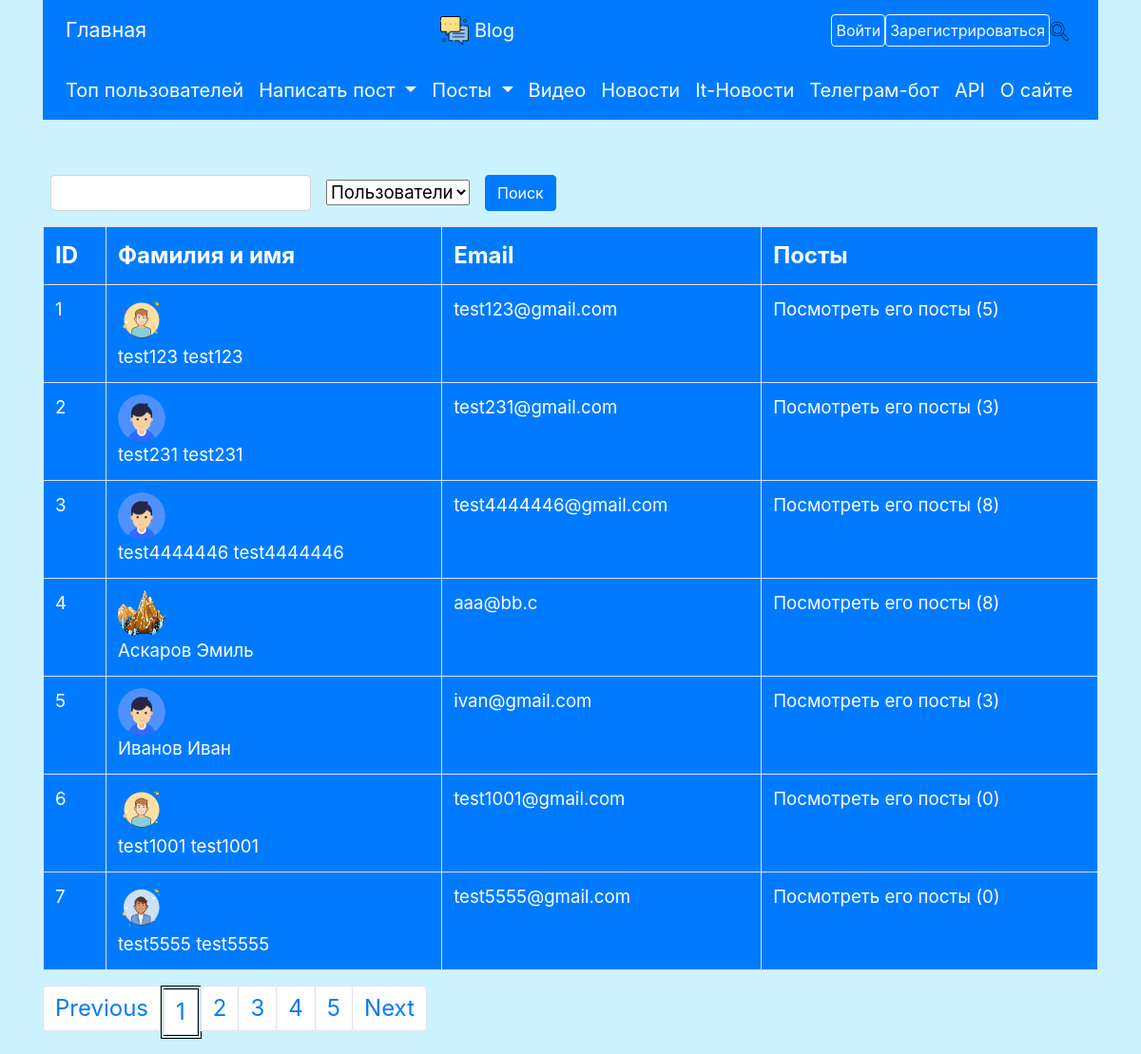
Before: /search with the older database file.
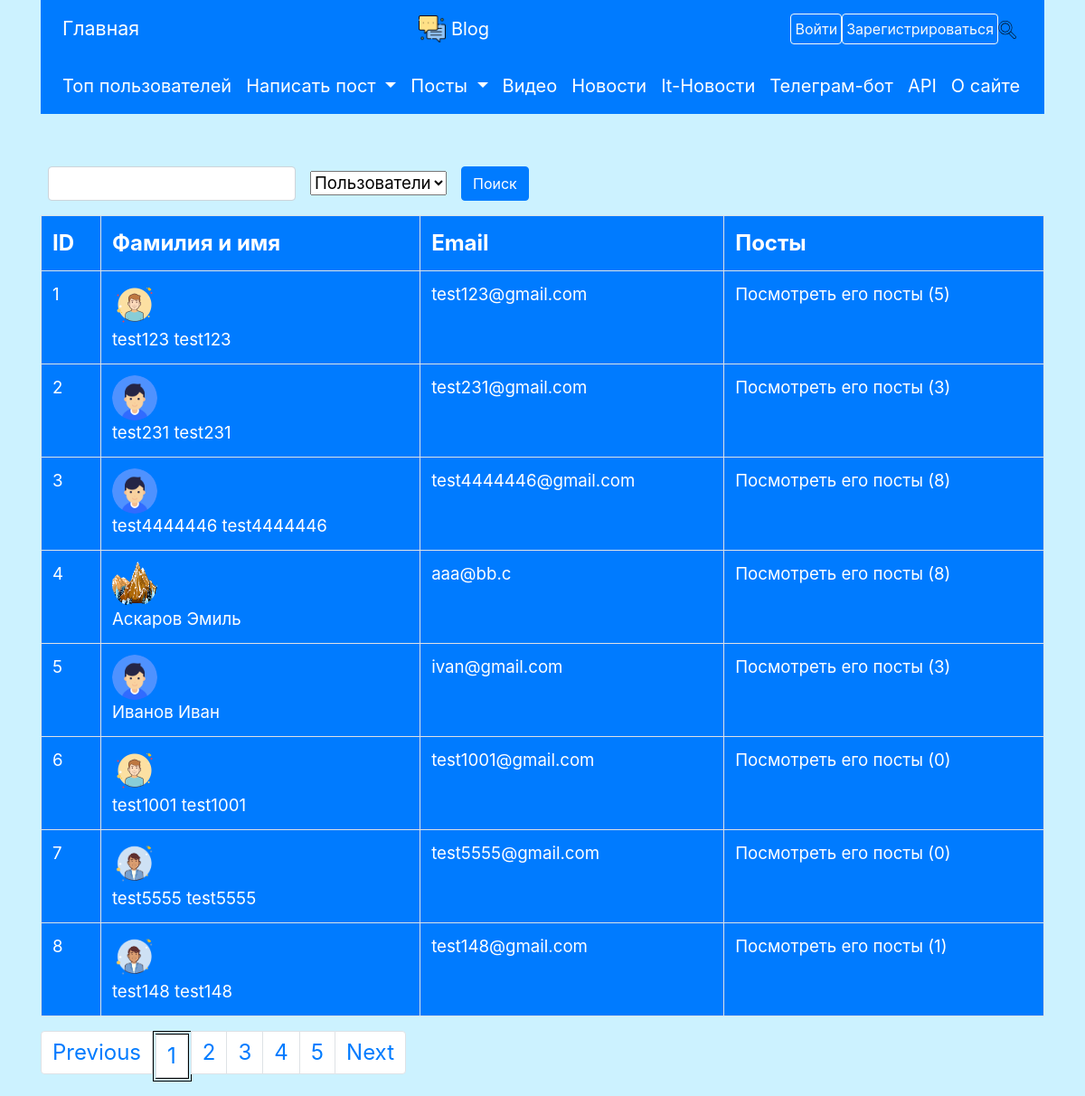
After: the same page with the newer database file.
### data/users.py (models this page shows, shortened)
class User(SqlAlchemyBase, UserMixin, SerializerMixin):
    __tablename__ = 'users'
    id = sqlalchemy.Column(sqlalchemy.Integer,
                           primary_key=True, autoincrement=True)
    surname = sqlalchemy.Column(sqlalchemy.String, nullable=True)
    name = sqlalchemy.Column(sqlalchemy.String, nullable=True)
    about = sqlalchemy.Column(sqlalchemy.String, nullable=True)
    email = sqlalchemy.Column(sqlalchemy.String,
                              index=True, unique=True, nullable=True)
    hashed_password = sqlalchemy.Column(sqlalchemy.String, nullable=True)
    icon = sqlalchemy.Column(sqlalchemy.String, default='default_user.png')
    posts = orm.relation("Post", back_populates='author')
    followed = orm.relationship('User',
                                secondary=followers,
                                primaryjoin=(followers.c.follower_id == id),
                                secondaryjoin=(followers.c.followed_id == id),
                                backref=orm.backref('followers',
                                                    lazy='dynamic'),
                                lazy='dynamic')
    subscribed = orm.relationship('User',
                                  secondary=subscribers,
                                  primaryjoin=(
                                          subscribers.c.subscriber_id == id),
                                  secondaryjoin=(
                                          subscribers.c.subscribed_id == id),
                                  backref=orm.backref('subscribers',
                                                      lazy='dynamic'),
                                  lazy='dynamic')
    liked_posts = orm.relation('Post', secondary='liked')
    kol_likes = None  # суммарное кол-во лайков за все его посты

### main.py (the view)
@app.route('/search', methods=['GET', 'POST'])
def search():
    db_sess = db_session.create_session()
    if request.method == 'GET':
        line = request.args.get('query', '')
        kind = request.args.get('kind', 'users')
        page = request.args.get('page', '1')
        max_results, num_of_btns = 10, 5
        if not page.isdigit() or kind not in ['videos', 'users', 'posts']:
            abort(404)
        page = int(page)
        range_of_pages = range(page - (page - 1) % num_of_btns,
                               page + num_of_btns - (page - 1) % num_of_btns)
        prev_url = url_for('search', query=line, kind=kind,
                           page=max(page - 1, 1))
        next_url = url_for('search', query=line, kind=kind, page=page + 1)
        params = {'last_query': line, 'kind': kind, 'prev_url': prev_url,
                  'next_url': next_url, 'pages': range_of_pages, 'page': page}
        if kind == 'users':
            users = db_sess.query(User).filter((User.name.like(f'%{line}%')) |
                                               (User.surname.like(
                                                   f'%{line}%'))).all()
            users = users[(page - 1) * max_results:page * max_results]
            return render_template('search_users.html', users=users,
                                   title='Поиск пользователя: ' + line,
                                   **params)
        elif kind == 'posts':
            posts = db_sess.query(Post).filter(
                Post.title.like(f'%{line}%')).all()
            posts = posts[::-1][(page - 1) * max_results:page * max_results]
            return render_template('search_posts.html', posts=posts,
                                   title='Поиск поста: ' + line, **params)
        elif kind == 'videos':
            latest_videos = youtube.get_latest(query=line, page=page)
            return render_template('search_videos.html', videos=latest_videos,
                                   title='Поиск видео: ' + line, **params)
    elif request.method == 'POST':
        url_arg = request.form.get('for_search')
        kind = request.form.get('kind')
        return redirect(url_for('search', query=url_arg, kind=kind))

### data/db_session.py (called while the page is built)
def create_session() -> Session:
    global __factory
    return __factory()

### templates/search_users.html (shortened to what this page needs)
{% extends "base.html" %}
{% block content %}
<div style="font-size: 14pt;">
<form action="" method="post" class="form-inline pb-2">
    <input name="for_search" class="form-control m-2" value="{{ last_query }}">
    <select name="kind" class="form-select m-2" autofocus>
        <option value="users" selected>Пользователи</option>
    </select>
    <input class="btn btn-primary m-2" id="submit" name="submit" type="submit"
           value="Поиск">
</form>
{% if users %}
<table width="100%" class="table table-bordered" style="color: white; font-size: 14pt;">
    <tr class="bg-primary" style="font-size: 18pt; font-weight:bold;">
        <td>ID</td>
        <td>Фамилия и имя</td>
        <td>Email</td>
        <td>Посты</td>
    </tr>
    {% for user in users %}
    <tr class="bg-primary">
        <td>{{ user.id }}</td>
                <td><img alt="Профиль пользователя" width="50px" height="50px"
                                 src="{{url_for('static', filename='img/users/') + user.icon}}"
                                 style="border-radius: 50%;
                            margin-right: 20px;">
<a href="/users/{{ user.id }}"
   style="color: white;">{{ user.surname }} {{ user.name }}</a></td>
        <td>{{ user.email }}</td>
        <td><a href="/posts/users/{{ user.id }}" style="color: white;">Посмотреть его посты ({{
           user.posts | length }})</a></td>
    </tr>
    {% endfor %}
</table>
{% else %}
<p class="text-danger text-center">Ничего не найдено!</p>
{% endif %}
<nav aria-label="Page navigation example" style="font-size: 18pt;">
    <ul class="pagination">
        <li class="page-item"><a class="page-link"
                                 href="{{ prev_url }}">Previous</a>
        </li>
        {% for p in pages %}
        <li class="page-item {% if p == page %} active-page-item {% endif %}"><a class="page-link"
                                 href="{{ url_for('search',
                                 query=last_query, kind=kind, page=p) }}">{{ p }}</a></li>
        {% endfor %}
        <li class="page-item"><a class="page-link"
                                 href="{{ next_url }}">Next</a></li>
    </ul>
</nav>
</div>
{% endblock %}

Changed rows visible on the page:
added User: id "8", icon (picture), surname "test148", name "test148", email "test148@gmail.com", posts|length "1"
